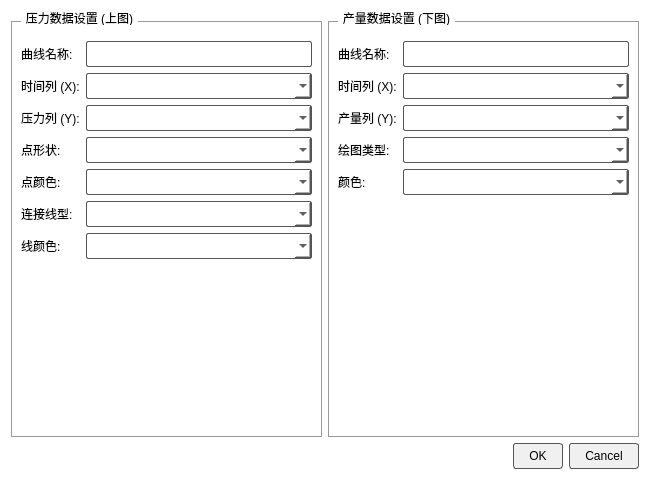
<?xml version="1.0" encoding="UTF-8"?>
<ui version="4.0">
 <class>PlottingDialog2</class>
 <widget class="QDialog" name="PlottingDialog2">
  <property name="geometry">
   <rect>
    <x>0</x>
    <y>0</y>
    <width>650</width>
    <height>480</height>
   </rect>
  </property>
  <property name="windowTitle">
   <string>压力产量分析设置</string>
  </property>
  <property name="styleSheet">
   <string notr="true">/* 全局设置：强制白底黑字 */
QDialog, QWidget { background-color: white; color: black; font-family: &quot;Microsoft YaHei&quot;; }
QLabel { color: black; }
QLineEdit, QComboBox { color: black; background-color: white; border: 1px solid #555; padding: 4px; border-radius: 2px; }
QGroupBox { border: 1px solid #999; margin-top: 10px; padding-top: 10px; }
QGroupBox::title { subcontrol-origin: margin; left: 10px; padding: 0 3px; color: black; font-weight: bold; }
QPushButton { color: black; background-color: #f0f0f0; border: 1px solid #555; border-radius: 3px; padding: 5px 15px; }
QPushButton:hover { background-color: #e0e0e0; }
</string>
  </property>
  <layout class="QVBoxLayout" name="verticalLayout">
   <item>
    <layout class="QHBoxLayout" name="horizontalLayout">
     <item>
      <widget class="QGroupBox" name="groupBoxPress">
       <property name="title">
        <string>压力数据设置 (上图)</string>
       </property>
       <layout class="QFormLayout" name="formLayout">
        <item row="0" column="0">
         <widget class="QLabel" name="label">
          <property name="text">
           <string>曲线名称:</string>
          </property>
         </widget>
        </item>
        <item row="0" column="1">
         <widget class="QLineEdit" name="linePressureName"/>
        </item>
        <item row="1" column="0">
         <widget class="QLabel" name="label_2">
          <property name="text">
           <string>时间列 (X):</string>
          </property>
         </widget>
        </item>
        <item row="1" column="1">
         <widget class="QComboBox" name="comboPressX"/>
        </item>
        <item row="2" column="0">
         <widget class="QLabel" name="label_3">
          <property name="text">
           <string>压力列 (Y):</string>
          </property>
         </widget>
        </item>
        <item row="2" column="1">
         <widget class="QComboBox" name="comboPressY"/>
        </item>
        <item row="3" column="0">
         <widget class="QLabel" name="label_4">
          <property name="text">
           <string>点形状:</string>
          </property>
         </widget>
        </item>
        <item row="3" column="1">
         <widget class="QComboBox" name="comboPressShape"/>
        </item>
        <item row="4" column="0">
         <widget class="QLabel" name="label_5">
          <property name="text">
           <string>点颜色:</string>
          </property>
         </widget>
        </item>
        <item row="4" column="1">
         <widget class="QComboBox" name="comboPressPointColor"/>
        </item>
        <item row="5" column="0">
         <widget class="QLabel" name="label_6">
          <property name="text">
           <string>连接线型:</string>
          </property>
         </widget>
        </item>
        <item row="5" column="1">
         <widget class="QComboBox" name="comboPressLineStyle"/>
        </item>
        <item row="6" column="0">
         <widget class="QLabel" name="label_7">
          <property name="text">
           <string>线颜色:</string>
          </property>
         </widget>
        </item>
        <item row="6" column="1">
         <widget class="QComboBox" name="comboPressLineColor"/>
        </item>
       </layout>
      </widget>
     </item>
     <item>
      <widget class="QGroupBox" name="groupBoxProd">
       <property name="title">
        <string>产量数据设置 (下图)</string>
       </property>
       <layout class="QFormLayout" name="formLayout_2">
        <item row="0" column="0">
         <widget class="QLabel" name="label_8">
          <property name="text">
           <string>曲线名称:</string>
          </property>
         </widget>
        </item>
        <item row="0" column="1">
         <widget class="QLineEdit" name="lineProductionName"/>
        </item>
        <item row="1" column="0">
         <widget class="QLabel" name="label_9">
          <property name="text">
           <string>时间列 (X):</string>
          </property>
         </widget>
        </item>
        <item row="1" column="1">
         <widget class="QComboBox" name="comboProdX"/>
        </item>
        <item row="2" column="0">
         <widget class="QLabel" name="label_10">
          <property name="text">
           <string>产量列 (Y):</string>
          </property>
         </widget>
        </item>
        <item row="2" column="1">
         <widget class="QComboBox" name="comboProdY"/>
        </item>
        <item row="3" column="0">
         <widget class="QLabel" name="label_11">
          <property name="text">
           <string>绘图类型:</string>
          </property>
         </widget>
        </item>
        <item row="3" column="1">
         <widget class="QComboBox" name="comboProdType"/>
        </item>
        <item row="4" column="0">
         <widget class="QLabel" name="label_12">
          <property name="text">
           <string>颜色:</string>
          </property>
         </widget>
        </item>
        <item row="4" column="1">
         <widget class="QComboBox" name="comboProdColor"/>
        </item>
       </layout>
      </widget>
     </item>
    </layout>
   </item>
   <item>
    <widget class="QDialogButtonBox" name="buttonBox">
     <property name="standardButtons">
      <set>QDialogButtonBox::Cancel|QDialogButtonBox::Ok</set>
     </property>
    </widget>
   </item>
  </layout>
 </widget>
 <resources/>
 <connections>
  <connection>
   <sender>buttonBox</sender>
   <signal>accepted()</signal>
   <receiver>PlottingDialog2</receiver>
   <slot>accept()</slot>
  </connection>
  <connection>
   <sender>buttonBox</sender>
   <signal>rejected()</signal>
   <receiver>PlottingDialog2</receiver>
   <slot>reject()</slot>
  </connection>
 </connections>
</ui>
